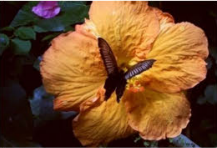
#> input picture test_data/test_images/01.png, 217 x 148 px
$ python mapping.py
#> lines starting #> are read from the running program, lines starting #| are printed output that depends on the picture; after the words box and inside, x2 and y2 are one past the last pixel; in counts of white or black regions, pixels touching at a corner belong together
import os
import cv2 as cv
import glob

image_dir = os.path.join(os.getcwd(), 'test_data', 'test_images' + os.sep)
mask_dir = os.path.join(os.getcwd(), 'test_data', 'unetlight_results' + os.sep)
mapping_dir = os.path.join(os.getcwd(), 'test_data', 'mapping' + os.sep)

image_list = glob.glob(image_dir + '*')
image_len = len(image_list)
mask_ext = '.png'
for image_path in image_list:
    test_image = cv.imread(image_path)
#> test_image is the input picture: shape (148, 217, 3); mean B, G, R 40.5, 75, 116.6
    test_name = image_path.split(os.sep)[-1]
    aaa = test_name.split(".")
    img_name = aaa[0:-1]
    # mapping_name = str(img_name[0])
    img_name = str(img_name[0]) + mask_ext
    mask_path = mask_dir + img_name
    mask_image = cv.imread(mask_path)
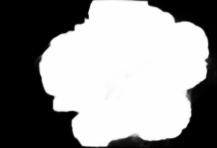
#> input picture test_data/unetlight_results/01.png, 217 x 148 px
#> mask_image is the input picture: shape (148, 217, 3); min 0, max 254, mean 145.6
    _, mask_image = cv.threshold(mask_image, 128, 255, cv.THRESH_BINARY_INV)
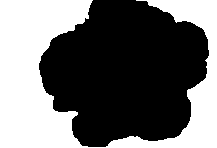
#> mask_image: shape (148, 217, 3); 42.8% white; 1 white region, box (x1, y1, x2, y2) and area: (0, 0, 217, 148) 13758
    mapping_result = cv.add(test_image, mask_image)
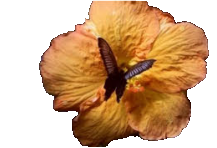
#> mapping_result: shape (148, 217, 3); mean B, G, R 140.4, 174.9, 211.3
    cv.imwrite(mapping_dir + img_name, mapping_result)
